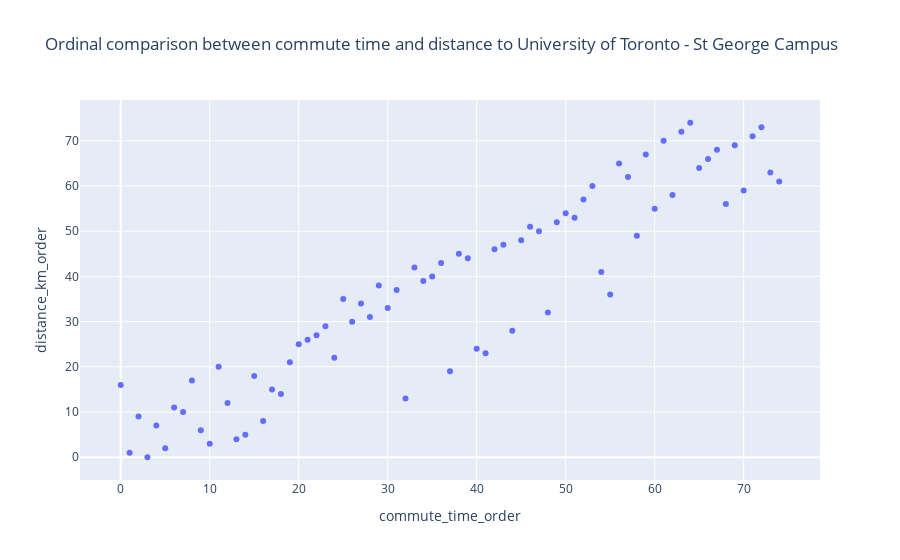

The code cell stored with this chart in its notebook:
### Code cell
px.scatter(stations_area,
           x = 'commute_time_order',
           y = 'distance_km_order',
           hover_data=['station'],
           title='Ordinal comparison between commute time and distance to University of Toronto - St George Campus')

### Figure 1 — Plotly figure (JSON) as saved in the notebook; plotly's stock layout.template omitted (floating-point values rounded to 4 significant figures)
{"data": [{"customdata": [["finch"], ["north york centre"], ["sheppard yonge"], ["york mills"], ["lawrence"], ["eglinton"], ["davisville"], ["st clair"], ["summerhill"], ["rosedale"], ["bloor yonge"], ["wellesley"], ["college"], ["dundas"], ["queen"], ["king"], ["union"], ["st andrew"], ["osgoode"], ["st patrick"], ["queens park"], ["museum"], ["st george"], ["spadina"], ["dupont"], ["st clair west"], ["eglinton west"], ["glencairn"], ["lawrence west"], ["yorkdale"], ["wilson"], ["sheppard west"], ["downsview park"], ["finch west"], ["york university"], ["pioneer village"], ["highway 407"], ["vaughan metropolitan centre"], ["kipling"], ["islington"], ["royal york"], ["old mill"], ["jane"], ["runnymede"], ["high park"], ["keele"], ["dundas west"], ["lansdowne"], ["dufferin"], ["ossington"], ["christie"], ["bathurst"], ["bay"], ["sherbourne"], ["castle frank"], ["broadview"], ["chester"], ["pape"], ["donlands"], ["greenwood"], ["coxwell"], ["woodbine"], ["main street"], ["victoria park"], ["warden"], ["kennedy"], ["lawrence east"], ["ellesmere"], ["midland"], ["scarborough centre"], ["mccowan"], ["bayview"], ["bessarion"], ["leslie"], ["don mills"]], "hovertemplate": "commute_time_order=%{x}<br>distance_km_order=%{y}<br>station=%{customdata[0]}<extra></extra>", "legendgroup": "", "marker": {"color": "#636efa", "symbol": "circle"}, "mode": "markers", "name": "", "orientation": "v", "showlegend": false, "type": "scatter", "x": [65, 62, 60, 58, 54, 48, 44, 41, 37, 32, 16, 14, 9, 7, 18, 15, 11, 8, 6, 4, 1, 3, 5, 10, 12, 40, 27, 29, 33, 38, 45, 50, 53, 56, 59, 61, 63, 64, 52, 49, 46, 43, 39, 35, 31, 25, 28, 22, 20, 19, 17, 2, 13, 0, 24, 21, 23, 26, 30, 55, 34, 36, 42, 47, 51, 57, 66, 67, 69, 71, 72, 68, 70, 74, 73], "xaxis": "x", "y": [64, 58, 55, 49, 41, 32, 28, 23, 19, 13, 8, 5, 6, 10, 14, 18, 20, 17, 11, 7, 1, 0, 2, 3, 12, 24, 34, 38, 42, 45, 48, 54, 60, 65, 67, 70, 72, 74, 57, 52, 51, 47, 44, 40, 37, 35, 31, 27, 25, 21, 15, 9, 4, 16, 22, 26, 29, 30, 33, 36, 39, 43, 46, 50, 53, 62, 66, 68, 69, 71, 73, 56, 59, 61, 63], "yaxis": "y"}], "layout": {"legend": {"tracegroupgap": 0}, "title": {"text": "Ordinal comparison between commute time and distance to University of Toronto - St George Campus"}, "xaxis": {"anchor": "y", "domain": [0, 1], "title": {"text": "commute_time_order"}}, "yaxis": {"anchor": "x", "domain": [0, 1], "title": {"text": "distance_km_order"}}}}
